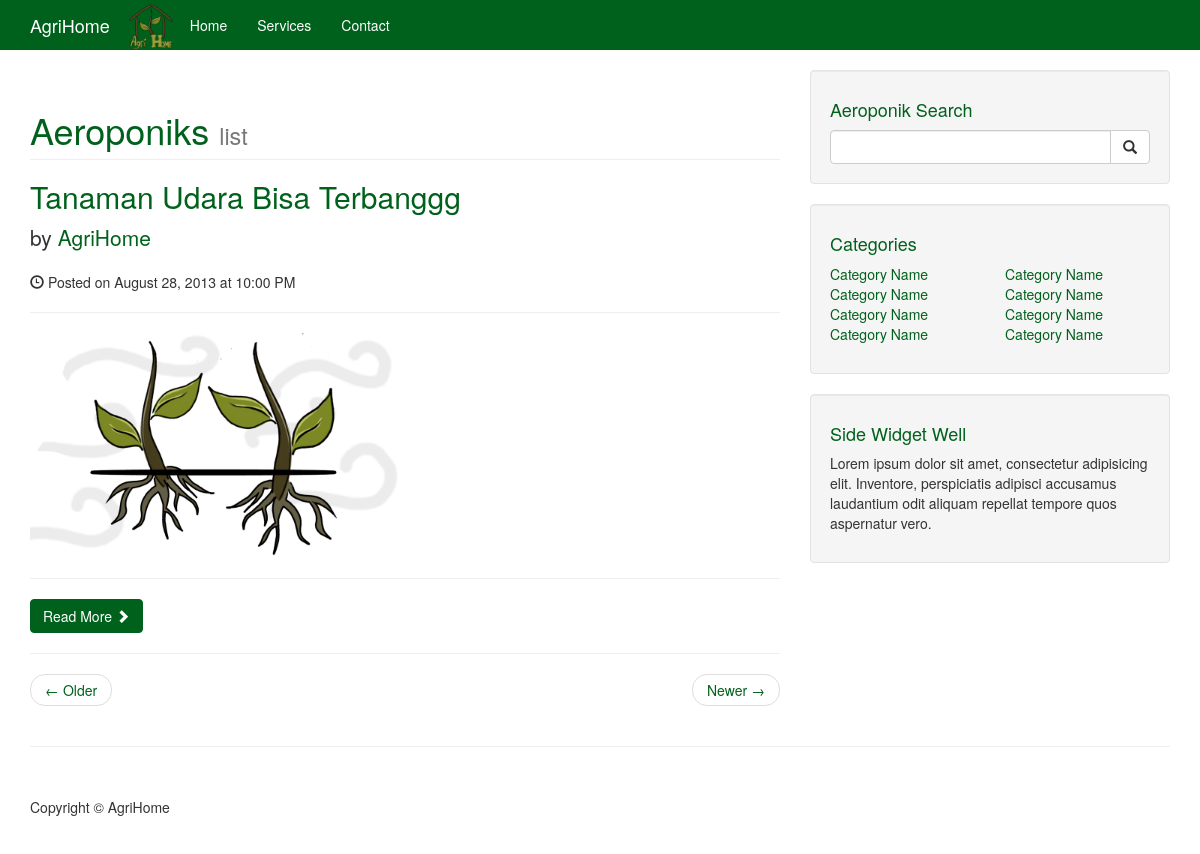
The app's page /postslist4.php with its own data.
### tables this page shows
CREATE TABLE `aeroponik` (
  `id_aero` int(11) NOT NULL,
  `nama_aero` varchar(255) NOT NULL,
  `deskripsi_aero` text NOT NULL,
  `gambar_aero` varchar(255) NOT NULL,
  `validasi_aero` int(11) NOT NULL
);

### postslist4.php (the view, shortened to what this page needs)
<!DOCTYPE html>
<?php include 'connect.php'; ?>
<?php $query = mysqli_query($conn,"SELECT * FROM aeroponik WHERE validasi_aero = 1"); ?>
<html lang="en">
<head>
    <link href="css/postlist.css" rel="stylesheet">
    <link href="css/blog-home.css" rel="stylesheet">
</head>
<body>
    <nav class="navbar navbar-inverse navbar-fixed-top" role="navigation">
        <div class="container">
            <div class="navbar-header">
                <a class="navbar-brand" href="#">AgriHome</a> <img src="img/portfolio/gambar/logo.png" width="50" height"50">
            </div>
            <div class="collapse navbar-collapse" id="bs-example-navbar-collapse-1">
                <ul class="nav navbar-nav">
                    <li>
                        <a href="index.php">Home</a>
                    </li>
                    <li>
                        <a href="#">Services</a>
                    </li>
                    <li>
                        <a href="#">Contact</a>
                    </li>
                </ul>
            </div>
        </div>
    </nav>
    <div class="container">
        <div class="row">
            <div class="col-md-8">
                <h1 class="page-header">
                    Aeroponiks
                    <small>list</small>
                </h1>
              <?php while($row = mysqli_fetch_array($query)) { ?>
                <h2>
                    <a href="#"><?php echo $row['nama_aero']; ?></a>
                </h2>
                <p class="lead">
                    by <a href="index.php">AgriHome</a>
                </p>
                <p><span class="glyphicon glyphicon-time"></span> Posted on August 28, 2013 at 10:00 PM</p>
                <hr>
                <img class="img-responsive" src="<?php echo $row['gambar_aero']; ?>" alt="">
                <hr>
                <a class="btn btn-primary" href="artikel4.php?id=<?php echo $row['id_aero']?>">Read More <span class="glyphicon glyphicon-chevron-right"></span></a>
                <hr>
                <?php } ?>
                <ul class="pager">
                    <li class="previous">
                        <a href="#">&larr; Older</a>
                    </li>
                    <li class="next">
                        <a href="#">Newer &rarr;</a>
                    </li>
                </ul>
            </div>
            <div class="col-md-4">
                <div class="well">
                    <h4>Aeroponik Search</h4>
                    <div class="input-group">
                        <input type="text" class="form-control">
                        <span class="input-group-btn">
                            <button class="btn btn-default" type="button">
                                <span class="glyphicon glyphicon-search"></span>
                        </button>
                        </span>
                    </div>
                </div>
                <div class="well">
                    <h4>Categories</h4>
                    <div class="row">
                        <div class="col-lg-6">
                            <ul class="list-unstyled">
                                <li><a href="#">Category Name</a>
                                </li>
                                <li><a href="#">Category Name</a>
                                </li>
                                <li><a href="#">Category Name</a>
                                </li>
                                <li><a href="#">Category Name</a>
                                </li>
                            </ul>
                        </div>
                        <div class="col-lg-6">
                            <ul class="list-unstyled">
                                <li><a href="#">Category Name</a>
                                </li>
                                <li><a href="#">Category Name</a>
                                </li>
                                <li><a href="#">Category Name</a>
                                </li>
                                <li><a href="#">Category Name</a>
                                </li>
                            </ul>
                        </div>
                    </div>
                </div>
                <div class="well">
                    <h4>Side Widget Well</h4>
                    <p>Lorem ipsum dolor sit amet, consectetur adipisicing elit. Inventore, perspiciatis adipisci accusamus laudantium odit aliquam repellat tempore quos aspernatur vero.</p>
                </div>
            </div>
        </div>
        <hr>
        <footer>
            <div class="row">
                <div class="col-lg-12">
                    <p>Copyright &copy; AgriHome</p>
                </div>
            </div>
        </footer>
    </div>
</body>
</html>

### css/blog-home.css (style rules this page uses)
body { padding-top: 70px; }
footer { margin: 50px 0; }

### records on screen
aeroponik: nama_aero "Tanaman Udara Bisa Terbanggg", gambar_aero (picture)
